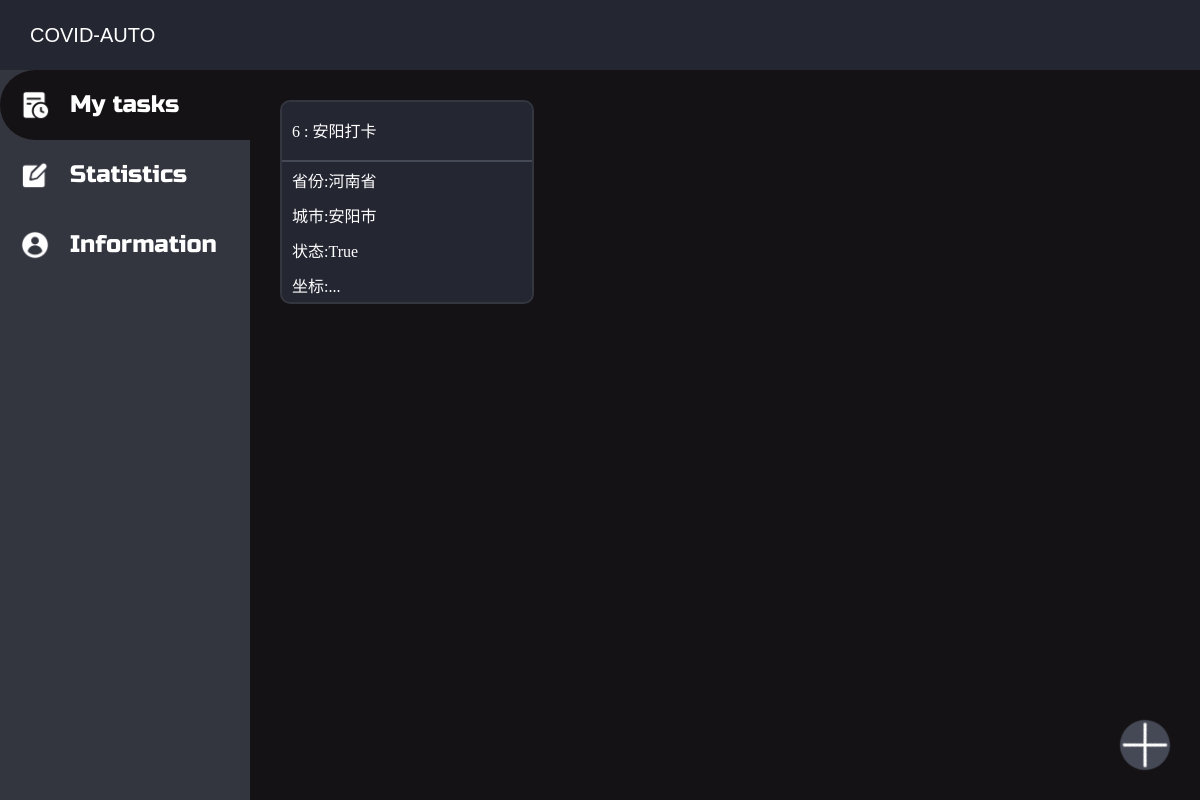
Page /task/ (signed in) on the committed database.
### task/models.py (models this page shows)
class Task(models.Model):
    task_owner = models.ForeignKey(User, on_delete = models.DO_NOTHING) # 设置task使用者
    on_or_off = models.BooleanField(default = False) # 是否启用
    task_title = models.CharField(max_length = 50) # 任务名称
    task_province = models.CharField(max_length = 20) # 省份
    task_city = models.CharField(max_length = 30) # 城市
    task_coordinate = models.CharField(max_length = 50, default = '') # 坐标

### task/views.py (the view)
# urls.py: path('', views.control_tasks, name = 'control_tasks'),
def control_tasks(request):
    if request.user.username != '': # 如果登录成功
        context = {}
        context['tasks'] = Task.objects.filter(task_owner = request.user)
        return render(request, 'task.html', context)
    else: # 如果未登录，则跳转登录界面
        return redirect('/login_page/')

### task/templates/task.html (shortened to what this page needs)
{% extends 'task_base.html' %}
{% block li_tasks %}<li class="icon-tasks li-active">My tasks</li>{% endblock %}
{% block task_content %}
    {% for task in tasks %}
        <div class="items" onclick="popWindow(this)">
            <div class="item-title"><span>{{ task.id }}</span> : {{ task.task_title }}</div>
            <div class="item-content">
                <div class="location-province">省份:{{ task.task_province }}</div>
                <div class="location-city">城市:{{ task.task_city }}</div>
                <div class="on-off">状态:{{ task.on_or_off }}</div>
                <div class="coordinate">坐标:{{ task.task_coordinate|truncatechars:7 }}...</div>
            </div>
        </div>
    {% endfor %}
{% endblock %}
{% block body_extension %}
<div class="create-task-btn" title="创建新task" onclick="createWindow()"></div>
{% endblock %}

### static/css/task.css (style rules this page uses)
* { padding: 0; margin: 0; }
html, body { width: 100%; height: 100%; }
div.left-nav ul li { height: 70px; line-height: 70px; padding-left: 70px; cursor: pointer; }
li.icon-tasks { background: url(/static/icons/icon-tasks.png) no-repeat 20px 20px; background-size: 30px 30px; }
li.li-active { background-color: #141214; border-radius: 35px 0 0 35px; }
div.content .items { background-color: #242632; border: 2px solid #33353F; border-radius: 10px; margin: 30px; height: 200px; width: 250px; display: grid; grid-template-rows: 60px 140px; overflow: hidden; cursor: pointer; }
div.items div.item-title { line-height: 60px; color: white; font-family: 'ZCOOL KuaiLe', cursive; width: 100%; border-bottom: 2px solid #454855; padding-left: 10px; }
div.items div.item-content { padding-left: 10px; width: 100%; display: grid; grid-template-rows: 1fr 1fr 1fr 1fr; align-items: center; color: white; font-family: 'ZCOOL KuaiLe', cursive; }
div.create-task-btn { position: fixed; height: 50px; width: 50px; right: 30px; bottom: 30px; border-radius: 25px; cursor: pointer; background: #454855 url(/static/icons/icon-close.png) no-repeat 0 0; background-size: 50px 50px; transform: rotate(45deg); }

### rows in the picture
Task: id "6", task_title "安阳打卡", task_province "河南省", task_city "安阳市", on_or_off "True"
